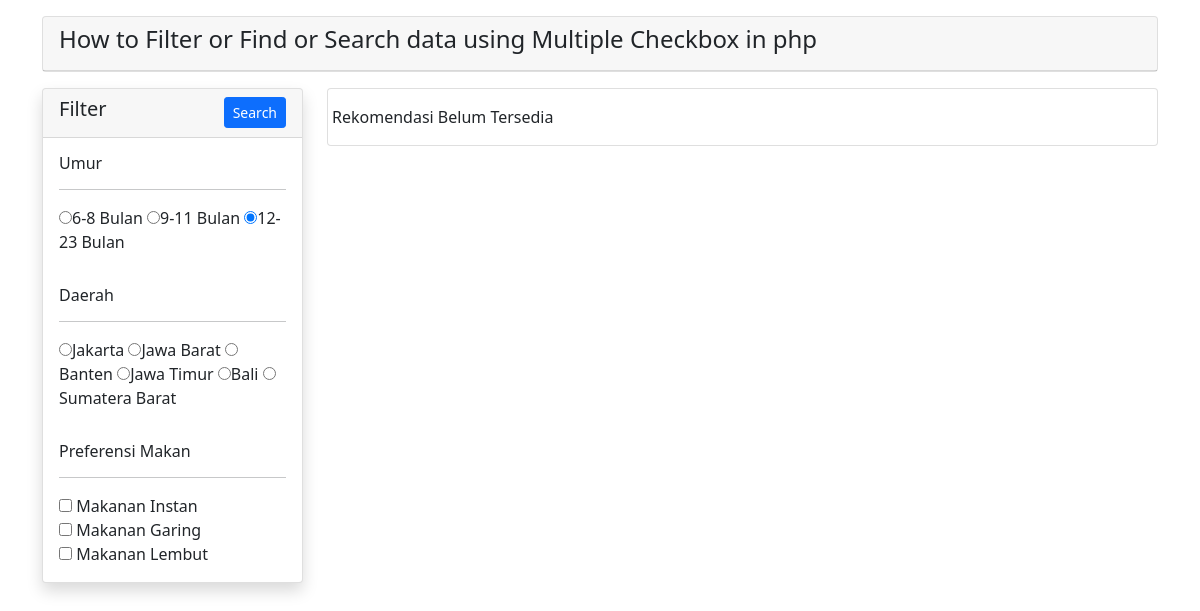
Page /index.php?umur=3 on the earlier database version.
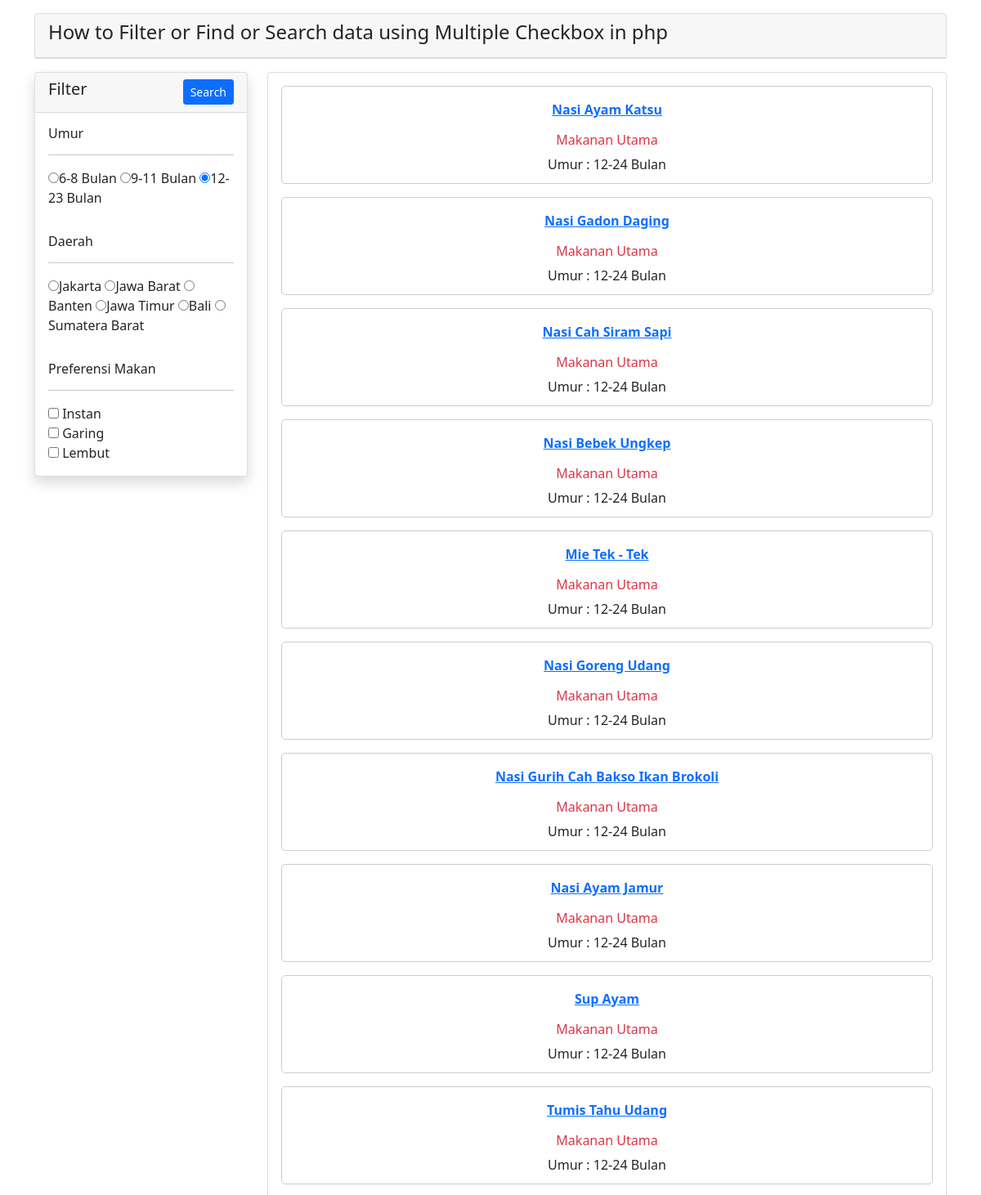
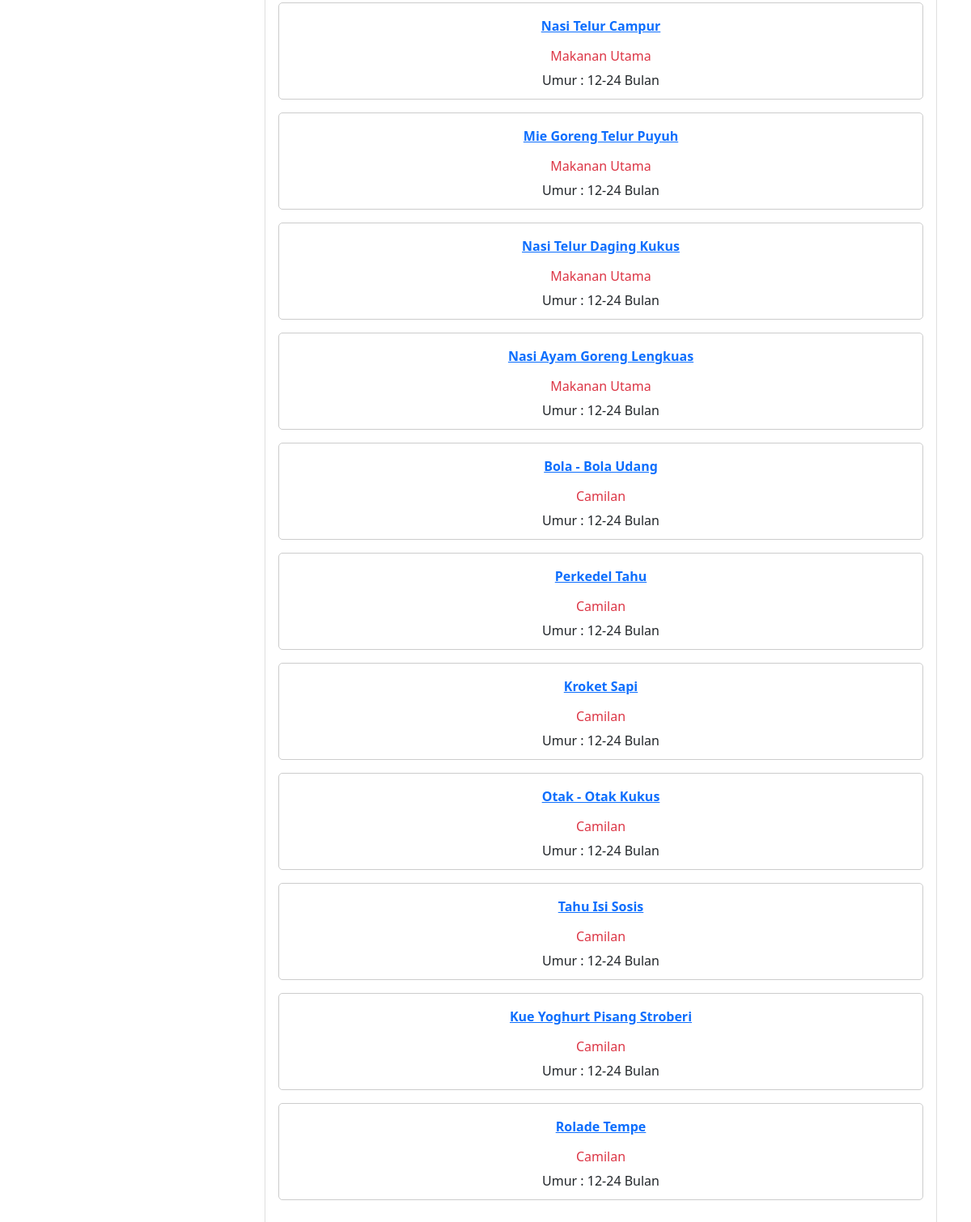
Same page on the later database version (2 pictures, top to bottom).
### tables this page shows
CREATE TABLE `preferensi`  (
  `preferensi_id` int(0) NOT NULL AUTO_INCREMENT,
  `jenis` varchar(100) NOT NULL,
  PRIMARY KEY (`preferensi_id`) USING BTREE
);

CREATE TABLE `menu_mpasi`  (
  `menu_id` int(0) NOT NULL AUTO_INCREMENT,
  `umur_id` int(0) NOT NULL,
  `kategori_id` int(0) NOT NULL,
  `menu` varchar(100) NOT NULL,
  `gambar` text NOT NULL,
  PRIMARY KEY (`menu_id`) USING BTREE,
  INDEX `umur_id`(`umur_id`) USING BTREE,
  INDEX `kategori_id`(`kategori_id`) USING BTREE,
  CONSTRAINT `menu_mpasi_ibfk_1` FOREIGN KEY (`umur_id`) REFERENCES `umur` (`umur_id`) ON DELETE RESTRICT ON UPDATE RESTRICT,
  CONSTRAINT `menu_mpasi_ibfk_2` FOREIGN KEY (`kategori_id`) REFERENCES `kategori` (`kategori_id`) ON DELETE RESTRICT ON UPDATE RESTRICT
);

CREATE TABLE `kategori`  (
  `kategori_id` int(0) NOT NULL AUTO_INCREMENT,
  `deskripsi` varchar(200) NOT NULL,
  PRIMARY KEY (`kategori_id`) USING BTREE
);

CREATE TABLE `umur`  (
  `umur_id` int(0) NOT NULL AUTO_INCREMENT,
  `umur` varchar(200) NOT NULL,
  PRIMARY KEY (`umur_id`) USING BTREE
);

### index.php (the view, shortened to what the changed rows need)
<!DOCTYPE html>
<html lang="en">
<head>
    <link href="https://cdn.jsdelivr.net/npm/bootstrap@5.0.0-beta1/dist/css/bootstrap.min.css" rel="stylesheet">
</head>
<body>
    <div class="container">
        <div class="row">
            <div class="col-md-3">
                <form action="" method="GET">
                    <div class="card shadow mt-3">
                            <?php
                                $con = mysqli_connect("localhost","root","","codingan_ta");
                                        ?>
                        <div class="card-body">
                            <h6> Preferensi Makan </h6>
                            <hr>
                            <?php
                                $kesukaan_query = "SELECT * FROM preferensi";
                                $kesukaan_query_run  = mysqli_query($con, $kesukaan_query);
                                if(mysqli_num_rows($kesukaan_query_run) > 0)
                                {
                                    foreach($kesukaan_query_run as $kesukaanlist)
                                    {
                                        $checked = [];
                                        ?>
                                            <div>
                                                <input type="checkbox" name="jenis[]" value="<?= $kesukaanlist['preferensi_id']; ?>"
                                                    <?php if(in_array($kesukaanlist['preferensi_id'], $checked)){ echo "checked"; } ?>
                                                 />
                                                <?= $kesukaanlist['jenis']; ?>
                                            </div>
                                        <?php
                                    }
                                }
                                else
                                {
                                    echo "Tidak ada Preferensi yang cocok";
                                }
                            ?>
                        </div>
                    </div>
                </form>
            </div>
            <div class="col-md-9 mt-3">
                <div class="card ">
                    <div class="card-body row">
                        <?php
							$umur = $_GET['umur'];
							$query = "select distinct  a.menu_id id, a.menu menu, b.umur umur, c.deskripsi kategori from
										menu_mpasi a
										join umur b on a.umur_id = b.umur_id
										join kategori c on a.kategori_id = c.kategori_id
										join menu_lokasi d on d.menu_id = a.menu_id
										join (
												select a.menu_id
												from menu_mpasi a
										";
							$query .= ") pref on a.menu_id = pref.menu_id
											where 1=1 ";
							if(isset($umur)) $query .= " and b.umur_id = $umur";
							$menu_run = mysqli_query($con, $query);
							if(mysqli_num_rows($menu_run) > 0)
							{
								foreach($menu_run as $menuitems) :
									   echo' <div>
											<div style="border:1px solid #ccc; border-radius:5px; padding:16px; margin-bottom:16px; height:120px;">
											<p align="center"><strong><a href="#">'. $menuitems['menu'] .'</a></strong></p>
											<h6 style="text-align:center;" class="text-danger" >'. $menuitems['kategori'] .'</h6>
											<p style="text-align:center;">Umur : '. $menuitems['umur'].' <br />
										</div>
									';
								endforeach;
							}
							else
							{
								echo "Rekomendasi Belum Tersedia";
							}
                        ?>
                    </div>
                </div>
            </div>
        </div>
    </div>
</body>
</html>

Differences in the rows shown:
changed preferensi: jenis "Makanan Instan" → "Instan"
changed preferensi: jenis "Makanan Garing" → "Garing"
changed preferensi: jenis "Makanan Lembut" → "Lembut"
now on this page (row edited): menu_mpasi: menu "Nasi Ayam Katsu", kategori.deskripsi "Makanan Utama", umur.umur "12-24 Bulan"
now on this page (row edited): menu_mpasi: menu "Nasi Gadon Daging", kategori.deskripsi "Makanan Utama", umur.umur "12-24 Bulan"
now on this page (row edited): menu_mpasi: menu "Nasi Cah Siram Sapi", kategori.deskripsi "Makanan Utama", umur.umur "12-24 Bulan"
now on this page (row edited): menu_mpasi: menu "Nasi Bebek Ungkep", kategori.deskripsi "Makanan Utama", umur.umur "12-24 Bulan"
now on this page (row edited): menu_mpasi: menu "Mie Tek - Tek", kategori.deskripsi "Makanan Utama", umur.umur "12-24 Bulan"
now on this page (row edited): menu_mpasi: menu "Nasi Goreng Udang", kategori.deskripsi "Makanan Utama", umur.umur "12-24 Bulan"
now on this page (row edited): menu_mpasi: menu "Nasi Gurih Cah Bakso Ikan Brokoli", kategori.deskripsi "Makanan Utama", umur.umur "12-24 Bulan"
now on this page (row edited): menu_mpasi: menu "Nasi Ayam Jamur", kategori.deskripsi "Makanan Utama", umur.umur "12-24 Bulan"
now on this page (row edited): menu_mpasi: menu "Sup Ayam", kategori.deskripsi "Makanan Utama", umur.umur "12-24 Bulan"
now on this page (row edited): menu_mpasi: menu "Tumis Tahu Udang", kategori.deskripsi "Makanan Utama", umur.umur "12-24 Bulan"
now on this page (row edited): menu_mpasi: menu "Nasi Telur Campur", kategori.deskripsi "Makanan Utama", umur.umur "12-24 Bulan"
now on this page (row edited): menu_mpasi: menu "Mie Goreng Telur Puyuh", kategori.deskripsi "Makanan Utama", umur.umur "12-24 Bulan"
now on this page (row edited): menu_mpasi: menu "Nasi Telur Daging Kukus", kategori.deskripsi "Makanan Utama", umur.umur "12-24 Bulan"
now on this page (row edited): menu_mpasi: menu "Nasi Ayam Goreng Lengkuas", kategori.deskripsi "Makanan Utama", umur.umur "12-24 Bulan"
now on this page (row edited): menu_mpasi: menu "Bola - Bola Udang", kategori.deskripsi "Camilan", umur.umur "12-24 Bulan"
now on this page (row edited): menu_mpasi: menu "Perkedel Tahu", kategori.deskripsi "Camilan", umur.umur "12-24 Bulan"
now on this page (row edited): menu_mpasi: menu "Kroket Sapi", kategori.deskripsi "Camilan", umur.umur "12-24 Bulan"
now on this page (row edited): menu_mpasi: menu "Otak - Otak Kukus", kategori.deskripsi "Camilan", umur.umur "12-24 Bulan"
now on this page (row edited): menu_mpasi: menu "Tahu Isi Sosis", kategori.deskripsi "Camilan", umur.umur "12-24 Bulan"
now on this page (row edited): menu_mpasi: menu "Kue Yoghurt Pisang Stroberi", kategori.deskripsi "Camilan", umur.umur "12-24 Bulan"
now on this page (row edited): menu_mpasi: menu "Rolade Tempe", kategori.deskripsi "Camilan", umur.umur "12-24 Bulan"
Other differences:
text no longer shown: "Rekomendasi Belum Tersedia"
